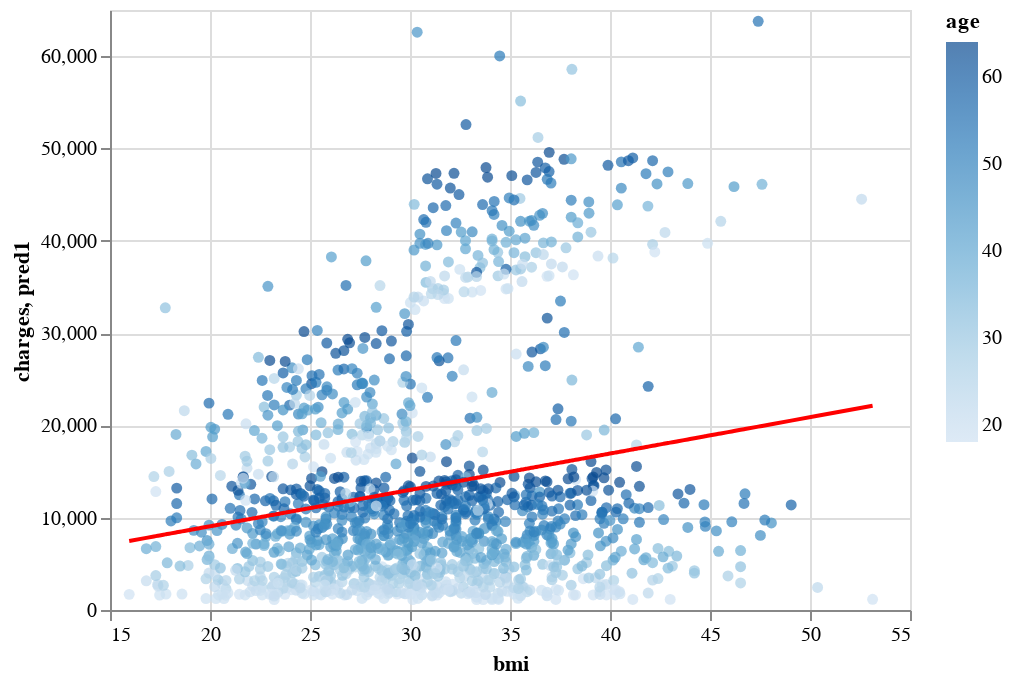

Notebook code cell kept with this figure:
### Markdown cell above
**Reference**: Plotting graph using altair user guide
https://altair-viz.github.io/user_guide/interactions.html

### Code cell
#visualize the prediction
c = alt.Chart(df).mark_circle().encode(
    x=alt.X("bmi", scale=alt.Scale(zero=False)),
    y=alt.Y("charges", scale=alt.Scale(zero=False)),
    color="age"
)

c1 = alt.Chart(df).mark_line(color="red").encode(
    x=alt.X("bmi", scale=alt.Scale(zero=False)),
    y="pred1"
)

c + c1

### Figure 1 — Vega-Lite specification as saved in the notebook (floating-point values rounded to 4 significant figures; data arrays with more than 128 entries replaced by an {"elided": "..."} marker saying what was removed)
{"config": {"view": {"continuousWidth": 400, "continuousHeight": 300}}, "layer": [{"mark": "circle", "encoding": {"color": {"field": "age", "type": "quantitative"}, "x": {"field": "bmi", "scale": {"zero": false}, "type": "quantitative"}, "y": {"field": "charges", "scale": {"zero": false}, "type": "quantitative"}}}, {"mark": {"type": "line", "color": "red"}, "encoding": {"x": {"field": "bmi", "scale": {"zero": false}, "type": "quantitative"}, "y": {"field": "pred1", "type": "quantitative"}}}], "data": {"name": "data-62f1a933336aace6936dec818fa6919a"}, "$schema": "https://vega.github.io/schema/vega-lite/v4.17.0.json", "datasets": {"data-62f1a933336aace6936dec818fa6919a": {"elided": "1338 records"}}}
